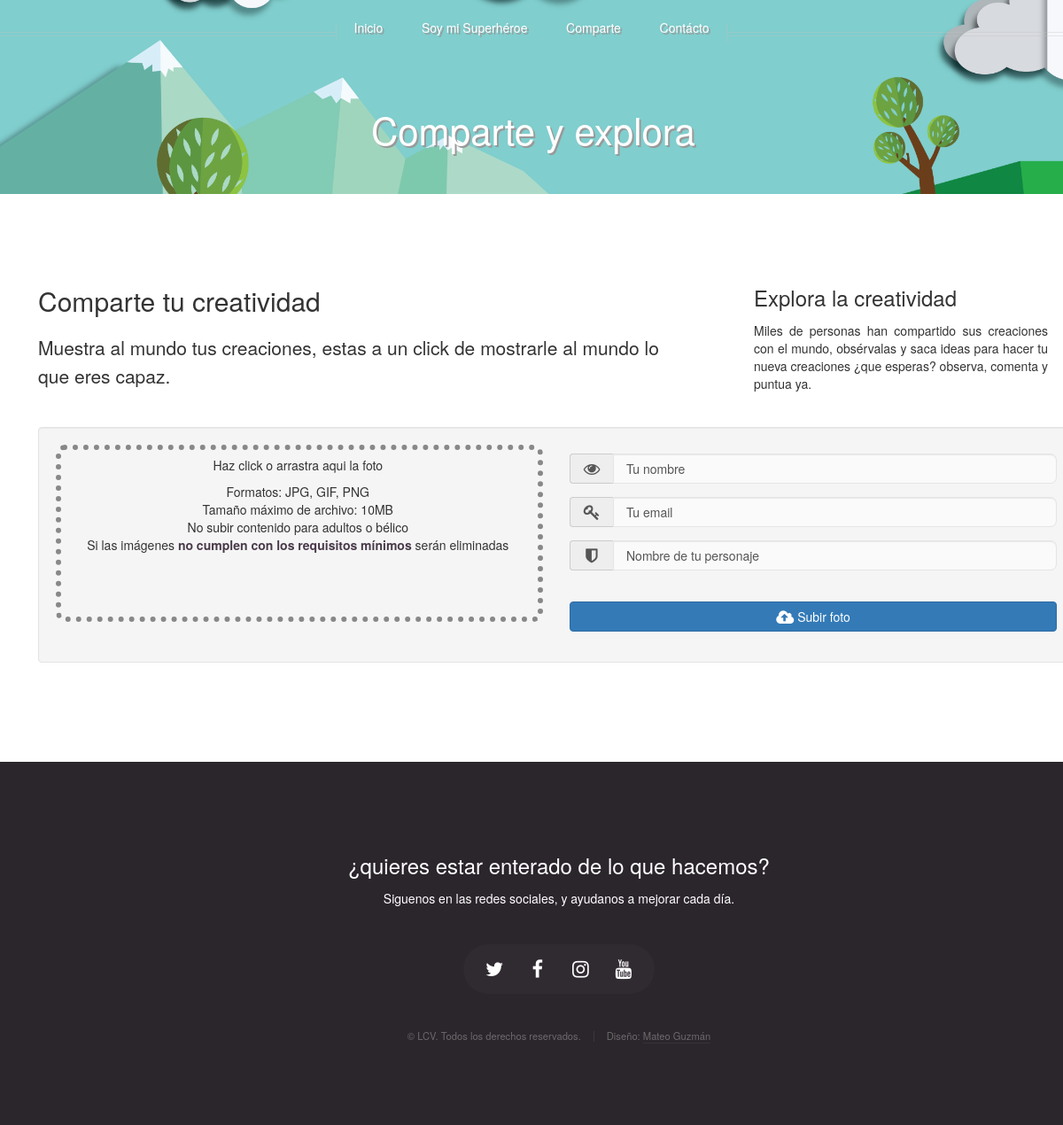
The app's page /C.php with its own data.
### tables this page shows
CREATE TABLE IF NOT EXISTS `comparte` (
  `T1` varchar(255) NOT NULL,
  `T2` varchar(255) NOT NULL,
  `S2` varchar(255) NOT NULL,
  `T3` varchar(255) NOT NULL,
  `S3` varchar(255) NOT NULL
);

### _includes/master.class.php (called while the page is built, shortened)
<?php
class Conexion{
	public function Conectar(){
		$this->con = new PDO("mysql:host=mysql.hostinger.co;dbname=u781448169_db","u781448169_db","12345678");
		return $this->con;
	}
}
class Master extends Conexion{
	public $con;
	function __construct(){
		$this->con = $this->Conectar();
	}
	function Comparte(){
		$query = $this->con->prepare("SELECT * FROM comparte");
		$query->execute();
		return $query;
	}
}
?>

### C.php (the view, shortened to what this page needs)
<?php
include "_includes/master.class.php";
$query = new Master();
$Content = $query->Comparte();
foreach ($Content as $Comparte) {
	$T1  = $Comparte["T1"];
	$T2  = $Comparte["T2"];
	$S2  = $Comparte["S2"];
	$T3  = $Comparte["T3"];
	$S3  = $Comparte["S3"];
}
?>
<!DOCTYPE HTML>
<html>
	<head>
		<link rel="stylesheet" href="assets/css/main.css" />
		<link rel="stylesheet" type="text/css" href="assets/css/estilo.css"/>
		<link rel="stylesheet" type="text/css" href="assets/css/bootstrap.min.css"/>
	</head>
	<body class="right-sidebar">
		<div id="page-wrapper">
				<div id="header">
						<div class="inner">
							<header>
								<h1><?=$T1?></h1>
							</header>
						</div>
						<?php
						include "_includes/nav.php";
						?>
				</div>
				<div class="wrapper style1">
					<div class="container">
						<div class="row 200%">
							<div class="8u 12u(mobile)" id="content">
								<article id="main">
									<header>
										<h2><a href="#"><?=$T2?></a></h2>
										<p>
											<?=$S2?>
										</p>
									</header>
									<div class="container well upload-form">
										<form method="POST" enctype="multipart/form-data" action="Admin/php/upload_image.php">
												<div class="row">
													<div class="col-md-6 col-ms-12">
														<div class="dropzone vcenter">
															<div class="dropzone-info">
																<input type="file" id="files" name="files" accept="image/*" /><output id="list"></output>
																<p class="text-center">Haz click o arrastra aqui la foto</p>
																<ul>
																	<li>Formatos: JPG, GIF, PNG</li>
																	<li>Tamaño máximo de archivo: 10MB</li>
																	<li>No subir contenido para adultos o bélico</li>
																	<li>Si las imágenes <b>no cumplen con los requisitos mínimos</b> serán eliminadas</li>
																</ul>
															</div>
															<div class="dropzone-preview vcenter"></div>
														</div>
													</div>
													<div class="col-md-6 col-ms-12">
														<div class="form-group input-group">
															<span class="input-group-addon"><i class="fa fa-eye fa-lg fa-fw"></i></span>
																<input type="text" class="form-control" name="Nombre" placeholder="Tu nombre" required>
														</div>
														<div class="form-group input-group">
														<span class="input-group-addon"><i class="fa fa-key  fa-lg fa-fw"></i></span>
															<input type="Email" class="form-control" name="Email" placeholder="Tu email" required>
														</div>
														<div class="form-group input-group">
														<span class="input-group-addon"><i class="fa fa-shield fa-lg fa-fw"></i></span>
															<input type="text" class="form-control" name="Personaje" placeholder="Nombre de tu personaje" required>
														</div>
														<br>
													<div class="form-group">
														<button type="submit" name="submit" class="btn btn-primary btn-block"><i class="fa fa-cloud-upload fa-lg"></i> Subir foto</button>
													</div>
												</div>
											</div>
										</form>
									</div>
								</article>
							</div>
							<div class="4u 12u(mobile)" id="sidebar">
								<section>
									<header>
										<h3><a href="V.php"><?=$T3?></a></h3>
									</header>
									<p>
										<?=$S3?>
									</p>
								</section>
							</div>
						</div>
					</div>
				</div>
				<?php
				include "_includes/footer.php";
				?>
		</div>
	</body>
</html>

### _includes/nav.php
<nav id="nav">
	<ul>
		<li><a href="index.php">Inicio</a></li>
		<li><a href="J.php">Soy mi Superhéroe</a></li>
		<li><a href="C.php">Comparte</a></li>
		<li><a href="D.php">Contácto</a></li>
	</ul>
</nav>

### _includes/footer.php
<div id="footer">
	<div class="container">
		<div class="row">
			<div class="12u">
					<section class="contact">
						<header>
							<h3>¿quieres estar enterado de lo que hacemos?</h3>
						</header>
						<p>Siguenos en las redes sociales, y ayudanos a mejorar cada día.</p>
						<ul class="icons">
							<li><a href="<?=$Twitter?>" target="_blank" class="icon fa-twitter"><span class="label">Twitter</span></a></li>
							<li><a href="<?=$Facebook?>" target="_blank" class="icon fa-facebook"><span class="label">Facebook</span></a></li>
							<li><a href="<?=$Instagram?>" target="_blank" class="icon fa-instagram"><span class="label">Instagram</span></a></li>
							<li><a href="<?=$Youtube?>" target="_blank" class="icon fa-youtube"><span class="label">YouTube</span></a></li>
						</ul>
					</section>
					<div class="copyright">
						<ul class="menu">
							<li>&copy; LCV. Todos los derechos reservados.</li><li>Diseño: <a href="https://www.facebook.com/mateo.guzmanalvarez.7">Mateo Guzmán</a></li>
						</ul>
					</div>
			</div>
		</div>
	</div>
</div>

### assets/css/estilo.css (style rules this page uses)
html { position:relative; min-height:100%; }
body { margin-bottom:60px; }
.upload-form { padding-top:40px; padding-bottom:40px; }
.vcenter:before { content:''; height:100%; vertical-align:middle; margin-right:-0.25em; }
.dropzone { width:100%; position:relative; height:200px; overflow:hidden; border-radius:10px; border:6px dotted #888; text-align: center; }
.dropzone-info { width:100%; display:inline-block; vertical-align:middle; }
.dropzone-preview { top:0; position:absolute; left:0; width:100%; height:100%; text-align:center; padding:0px; margin:0px; }

### records on screen
comparte: T1 "Comparte y explora", T2 "Comparte tu creatividad", S2 "Muestra al mundo tus creaciones, estas a un click de mostrarle al mundo lo que eres capaz.", T3 "Explora la creatividad", S3 "Miles de personas han compartido sus creaciones con el mundo, obsérvalas y saca ideas para hacer tu nueva creaciones ¿que esperas? observa, comenta y puntua ya."
